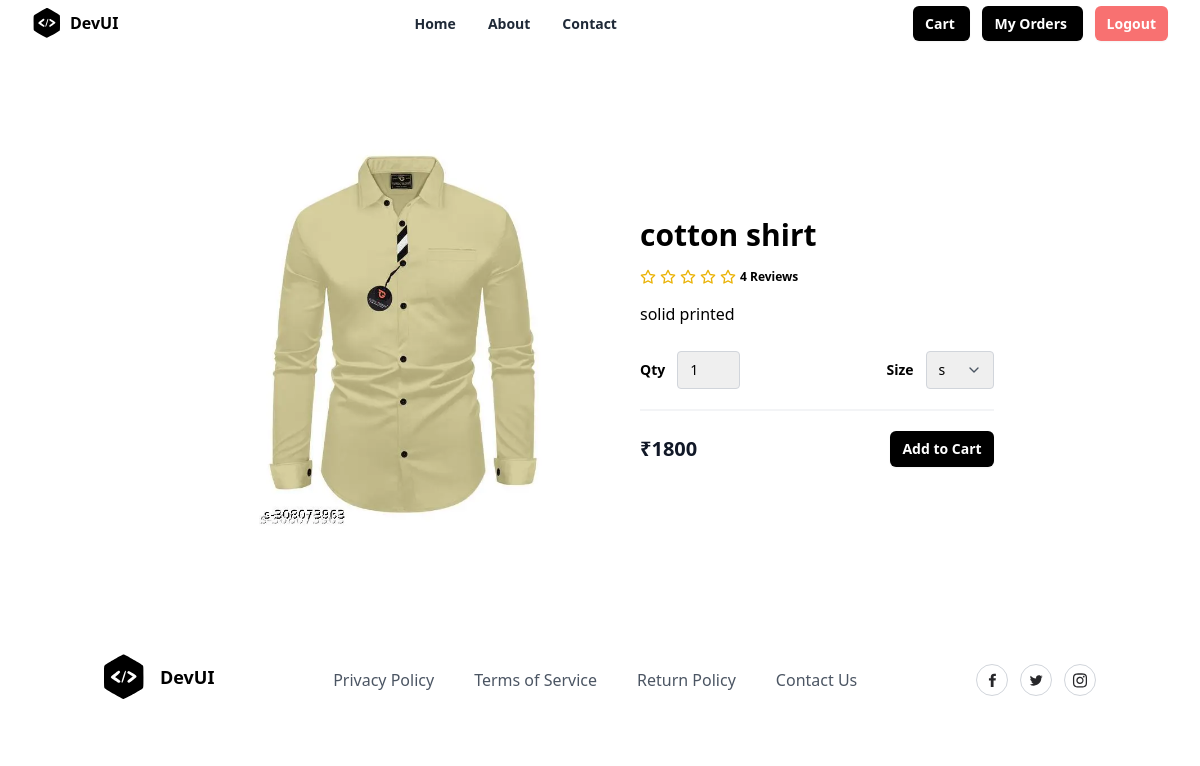
The page /products/1/ on the database its author committed.
### store/models.py (models this page shows, shortened)
class Product(models.Model):
    title = models.CharField(max_length=200)
    description = models.TextField(null=True, blank=True)
    size_object = models.ManyToManyField(Size)
    category_object = models.ForeignKey(Category, on_delete=models.CASCADE)
    brand_object = models.ForeignKey(Brand, on_delete=models.CASCADE)
    image = models.ImageField(upload_to='product_images', null=True, blank=True, default='product_images/default.jpg')
    price = models.PositiveIntegerField()
    tag_object=models.ManyToManyField(Tag)
    created_date = models.DateTimeField(auto_now_add=True)
    updated_date = models.DateTimeField(auto_now=True)
    is_active = models.BooleanField(default=True)

### store/views.py (the view)
# urls.py: path("products/<int:pk>/",views.ProductDetailView.as_view(),name="product-detail"),
class ProductDetailView(View):
    def get(self,request,*args,**kwargs):
        id=kwargs.get("pk")
        qs=Product.objects.get(id=id)
        return render(request,"product_detail.html",{"data":qs})

### store/templates/product_detail.html (shortened to what this page needs)
{%extends 'base.html'%}
{%block main_block%}
<section class="overflow-hidden">
    <form action="{%url 'addtocart' data.id%}" method="post">
    <div class="mx-auto max-w-5xl px-5 py-24">
      <div class="mx-auto flex flex-wrap items-center lg:w-4/5">
        <img
          alt="Nike Air Max 21A"
          class="h-64 w-full rounded object-contain lg:h-96 lg:w-1/2"
          src="{{data.image.url}}"
        />
        <div class="mt-6 w-full lg:mt-0 lg:w-1/2 lg:pl-10">
          <h1 class="my-4 text-3xl font-semibold text-black"> {{data.title}}</h1>
          <div class="my-4 flex items-center">
            <span class="flex items-center space-x-1">
              <span class="ml-3 inline-block text-xs font-semibold">
                4 Reviews
              </span>
            </span>
          </div>
          <p class="leading-relaxed">
           {{data.description}}
          </p>
          <div class="mb-5 mt-6 flex items-center border-b-2 border-gray-100 pb-5">
            <div class="flex items-center">
              <span class="mr-3 text-sm font-semibold">Qty</span>
              <select name="qty" class="appearance-none rounded border border-gray-300 py-2 pl-3 pr-10 text-sm focus:border-black focus:outline-none focus:ring-2 focus:ring-black">
                <option>1</option>
              </select>
            </div>
            <div class="ml-auto flex items-center">
              <span class="mr-3 text-sm font-semibold">Size</span>
              <div class="relative">
                <select name="size" class="appearance-none rounded border border-gray-300 py-2 pl-3 pr-10 text-sm focus:border-black focus:outline-none focus:ring-2 focus:ring-black">
                  {%for sob in data.size_object.all%}
                  <option value="{{sob.name}}">{{sob.name}}</option>
                  {%endfor%}
                </select>
                <span class="pointer-events-none absolute right-0 top-0 flex h-full w-10 items-center justify-center text-center text-gray-600">
                </span>
              </div>
            </div>
          </div>
          <div class="flex items-center justify-between">
            <span class="title-font text-xl font-bold text-gray-900">
              ₹{{data.price}}
            </span>
            <button
              type="submit"
              class="rounded-md bg-black px-3 py-2 text-sm font-semibold text-white shadow-sm hover:bg-black/80 focus-visible:outline focus-visible:outline-2 focus-visible:outline-offset-2 focus-visible:outline-black"
            >
              Add to Cart
            </button>
          </div>
        </div>
      </div>
    </div>
    </form>
  </section>
{%endblock%}

### rows shown on the page
Product: image (picture), title "cotton shirt", description "solid printed", price "1800"

### other values the page prints
form field size "s"
